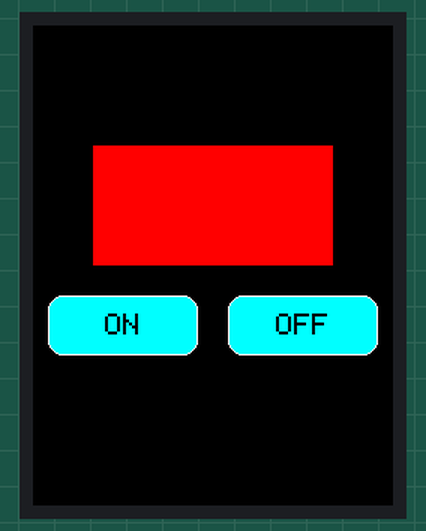
This sketch was run on a simulated Arduino Uno, built with avr-gcc and run on an emulated ATmega328P. Shown: 240×320 colour display. What the sketch prints to the serial monitor is not drawn.

Above: at 0.3 s.

The sketch:

button_simple_UNO.ino
```cpp
#if 1

#include <Adafruit_GFX.h>
#include <MCUFRIEND_kbv.h>
MCUFRIEND_kbv tft;
#include <TouchScreen.h>
#define MINPRESSURE 200
#define MAXPRESSURE 1000

// ALL Touch panels and wiring is DIFFERENT
// copy-paste results from TouchScreen_Calibr_native.ino
//const int XP = 6, XM = A2, YP = A1, YM = 7; //ID=0x9341
//const int TS_LEFT = 907, TS_RT = 136, TS_TOP = 942, TS_BOT = 139;

const int XP = 8, XM = A2, YP = A3, YM = 9; //ID=0x9341
const int TS_LEFT = 132, TS_RT = 913, TS_TOP = 102, TS_BOT = 906;

TouchScreen ts = TouchScreen(XP, YP, XM, YM, 300);

Adafruit_GFX_Button on_btn, off_btn;

int pixel_x, pixel_y;     //Touch_getXY() updates global vars
bool Touch_getXY(void)
{
    TSPoint p = ts.getPoint();
    pinMode(YP, OUTPUT);      //restore shared pins
    pinMode(XM, OUTPUT);
    digitalWrite(YP, HIGH);   //because TFT control pins
    digitalWrite(XM, HIGH);
    bool pressed = (p.z > MINPRESSURE && p.z < MAXPRESSURE);
    if (pressed) {
        pixel_x = map(p.x, TS_LEFT, TS_RT, 0, tft.width()); //.kbv makes sense to me
        pixel_y = map(p.y, TS_TOP, TS_BOT, 0, tft.height());
    }
    return pressed;
}

#define BLACK   0x0000
#define BLUE    0x001F
#define RED     0xF800
#define GREEN   0x07E0
#define CYAN    0x07FF
#define MAGENTA 0xF81F
#define YELLOW  0xFFE0
#define WHITE   0xFFFF

void setup(void)
{
    Serial.begin(9600);
    uint16_t ID = tft.readID();
    Serial.print("TFT ID = 0x");
    Serial.println(ID, HEX);
    Serial.println("Calibrate for your Touch Panel");
    if (ID == 0xD3D3) ID = 0x9486; // write-only shield
    tft.begin(ID);
    tft.setRotation(0);            //PORTRAIT
    tft.fillScreen(BLACK);
    on_btn.initButton(&tft,  60, 200, 100, 40, WHITE, CYAN, BLACK, "ON", 2);
    off_btn.initButton(&tft, 180, 200, 100, 40, WHITE, CYAN, BLACK, "OFF", 2);
    on_btn.drawButton(false);
    off_btn.drawButton(false);
    tft.fillRect(40, 80, 160, 80, RED);
}

/* two buttons are quite simple
 */
void loop(void)
{
    bool down = Touch_getXY();
    on_btn.press(down && on_btn.contains(pixel_x, pixel_y));
    off_btn.press(down && off_btn.contains(pixel_x, pixel_y));
    if (on_btn.justReleased())
        on_btn.drawButton();
    if (off_btn.justReleased())
        off_btn.drawButton();
    if (on_btn.justPressed()) {
        on_btn.drawButton(true);
        tft.fillRect(40, 80, 160, 80, GREEN);
    }
    if (off_btn.justPressed()) {
        off_btn.drawButton(true);
        tft.fillRect(40, 80, 160, 80, RED);
    }
}
#endif
```
